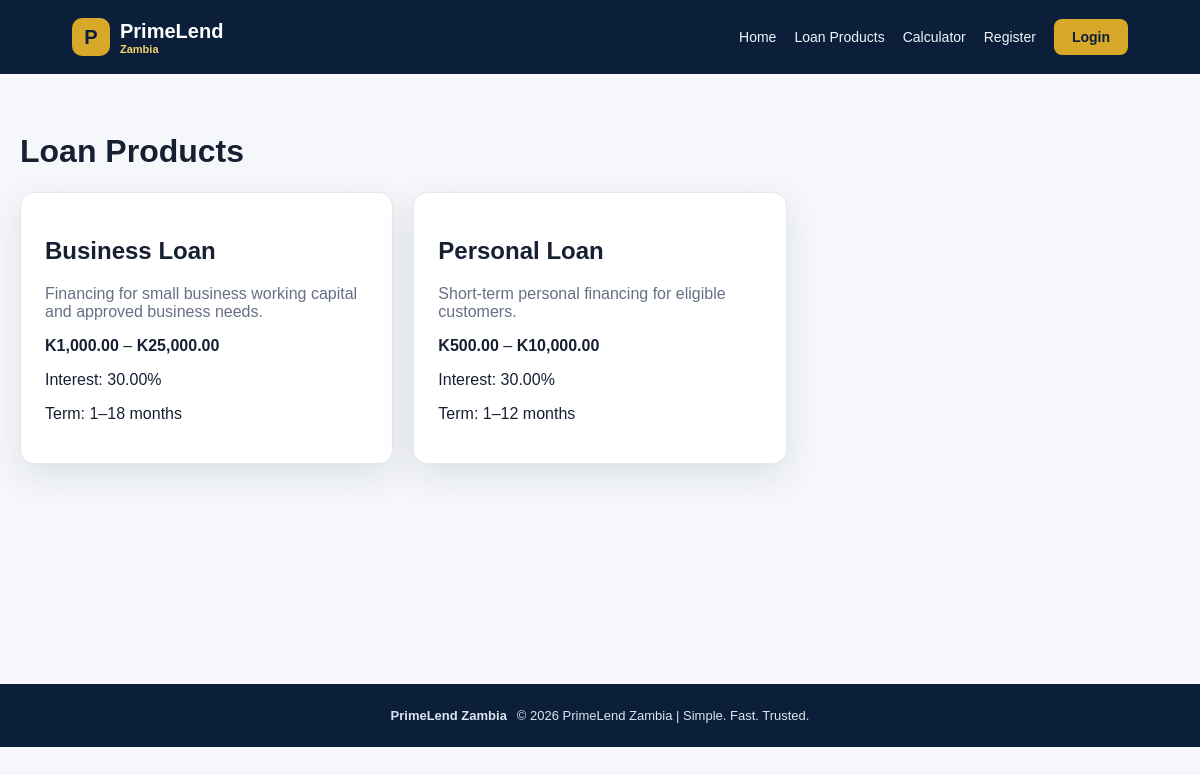
Page /loans.php on the committed database.
### tables this page shows
CREATE TABLE IF NOT EXISTS loan_products (
 id INT UNSIGNED AUTO_INCREMENT PRIMARY KEY,
 name VARCHAR(120) NOT NULL,
 description TEXT NULL,
 min_amount DECIMAL(12,2) NOT NULL DEFAULT 0.00,
 max_amount DECIMAL(12,2) NOT NULL DEFAULT 0.00,
 interest_rate DECIMAL(6,2) NOT NULL DEFAULT 0.00,
 interest_type ENUM('flat','reducing_balance') NOT NULL DEFAULT 'flat',
 term_min_months INT UNSIGNED NOT NULL DEFAULT 1,
 term_max_months INT UNSIGNED NOT NULL DEFAULT 1,
 processing_fee DECIMAL(12,2) NOT NULL DEFAULT 0.00,
 late_fee DECIMAL(12,2) NOT NULL DEFAULT 0.00,
 status ENUM('active','inactive') NOT NULL DEFAULT 'active',
 created_at TIMESTAMP NOT NULL DEFAULT CURRENT_TIMESTAMP,
 updated_at TIMESTAMP NOT NULL DEFAULT CURRENT_TIMESTAMP ON UPDATE CURRENT_TIMESTAMP,
 INDEX idx_products_status(status)
);

### config/app.php (called while the page is built, shortened)
<?php
function e(?string $value): string {
    return htmlspecialchars($value ?? '', ENT_QUOTES, 'UTF-8');
}
function money(float $amount): string {
    return 'K' . number_format($amount, 2);
}
function is_logged_in(): bool {
    return isset($_SESSION['user_id']);
}

### loans.php (the view)
<?php $page_title='Loan Products'; require __DIR__.'/includes/header.php'; $products=$pdo->query("SELECT * FROM loan_products WHERE status='active' ORDER BY id DESC")->fetchAll(); ?>
<h1>Loan Products</h1><div class="grid"><?php foreach($products as $p):?><div class="card"><h2><?=e($p['name'])?></h2><p class="muted"><?=e($p['description'])?></p><p><strong><?=money((float)$p['min_amount'])?></strong> – <strong><?=money((float)$p['max_amount'])?></strong></p><p>Interest: <?=e($p['interest_rate'])?>%</p><p>Term: <?=e($p['term_min_months'])?>–<?=e($p['term_max_months'])?> months</p></div><?php endforeach;?></div>
<?php require __DIR__.'/includes/footer.php'; ?>

### includes/header.php (shortened to what this page needs)
<!DOCTYPE html>
<html lang="en">
<head>
    <link rel="stylesheet" href="/primelend_zambia/assets/css/style.css">
</head>
<body>
<header class="site-header">
    <a class="brand" href="/primelend_zambia/index.php">
        <span class="brand-mark">P</span>
        <span>PrimeLend <small>Zambia</small></span>
    </a>
    <nav>
        <a href="/primelend_zambia/index.php">Home</a>
        <a href="/primelend_zambia/loans.php">Loan Products</a>
        <a href="/primelend_zambia/calculator.php">Calculator</a>
        <?php if (is_logged_in()): ?>
            <?php if (($_SESSION['role'] ?? '') === 'admin'): ?>
                <a href="/primelend_zambia/admin/index.php">Admin</a>
            <?php else: ?>
                <a href="/primelend_zambia/customer/index.php">My Account</a>
            <?php endif; ?>
            <a href="/primelend_zambia/auth/logout.php">Logout</a>
        <?php else: ?>
            <a href="/primelend_zambia/auth/register.php">Register</a>
            <a class="nav-button" href="/primelend_zambia/auth/login.php">Login</a>
        <?php endif; ?>
    </nav>
</header>
<main class="page-container">

### includes/footer.php
</main><footer class="site-footer"><strong>PrimeLend Zambia</strong><span>© 2026 PrimeLend Zambia | Simple. Fast. Trusted.</span></footer><script src="/primelend_zambia/assets/js/app.js"></script></body></html>

### assets/css/style.css (style rules this page uses)
:root { --navy:#0b1f3a;--navy2:#12345a;--gold:#d8a928;--white:#fff;--muted:#667085;--bg:#f5f7fa;--border:#e4e7ec;--shadow:0 12px 35px rgba(11,31,58,.1) }
* { box-sizing:border-box }
body { margin:0;font-family:Arial,Helvetica,sans-serif;background:var(--bg);color:#172033 }
a { color:inherit;text-decoration:none }
.site-header { background:var(--navy);color:#fff;min-height:74px;padding:14px 6%;display:flex;align-items:center;justify-content:space-between;gap:24px }
.brand { display:flex;align-items:center;gap:10px;font-weight:800;font-size:20px }
.brand small { display:block;font-size:11px;color:#f5d56a }
.brand-mark { width:38px;height:38px;border-radius:10px;display:grid;place-items:center;background:var(--gold);color:var(--navy) }
.site-header nav { display:flex;align-items:center;gap:18px;flex-wrap:wrap }
.site-header nav a { color:#eef4fb;font-size:14px }
.nav-button { background:var(--gold);color:var(--navy)!important;padding:10px 18px;border-radius:8px;font-weight:700 }
.page-container { max-width:1200px;margin:0 auto;padding:38px 20px;min-height:70vh }
.site-footer { margin-top:50px;padding:24px 20px;background:var(--navy);color:#dce5ef;text-align:center;font-size:13px }
.site-footer span { margin-left:10px }
.card { background:#fff;border:1px solid var(--border);border-radius:14px;padding:24px;box-shadow:var(--shadow) }
.grid { display:grid;grid-template-columns:repeat(3,1fr);gap:20px }
.muted { color:var(--muted) }

### rows in the picture
loan_products: name "Business Loan", description "Financing for small business working capital and approved business needs.", min_amount "K1,000.00", max_amount "K25,000.00", interest_rate "30.00", term_min_months "1", term_max_months "18"
loan_products: name "Personal Loan", description "Short-term personal financing for eligible customers.", min_amount "K500.00", max_amount "K10,000.00", interest_rate "30.00", term_min_months "1", term_max_months "12"
